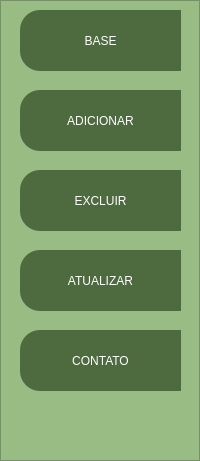
         <widget class="QFrame" name="frame_controlo">
          <property name="geometry">
           <rect>
            <x>0</x>
            <y>50</y>
            <width>200</width>
            <height>461</height>
           </rect>
          </property>
          <property name="minimumSize">
           <size>
            <width>200</width>
            <height>0</height>
           </size>
          </property>
          <property name="maximumSize">
           <size>
            <width>0</width>
            <height>16777215</height>
           </size>
          </property>
          <property name="styleSheet">
           <string notr="true">QFrame{
background-color: rgb(229, 226, 218);
background-color: rgb(153, 188, 133);
}
QPushButton{

	background-color: rgb(136, 153, 128);
	background-color: rgb(123, 159, 110);
	background-color: rgb(78, 106, 63);
border-top-left-radius: 20px;
border-bottom-left-radius: 20px;
color: rgb(255, 255, 255);
font: 77 10pt &quot;Arial Black&quot;;
}
QPushButton::hover{
background-color: white;
border-top-left-radius: 20px;
border-bottom-left-radius: 20px;
color: rgb(0, 0, 0);
font: 77 10pt &quot;Arial Black&quot;;
}</string>
          </property>
          <property name="frameShape">
           <enum>QFrame::StyledPanel</enum>
          </property>
          <property name="frameShadow">
           <enum>QFrame::Raised</enum>
          </property>
          <widget class="QPushButton" name="bt_base">
           <property name="geometry">
            <rect>
             <x>20</x>
             <y>10</y>
             <width>161</width>
             <height>61</height>
            </rect>
           </property>
           <property name="minimumSize">
            <size>
             <width>100</width>
             <height>40</height>
            </size>
           </property>
           <property name="styleSheet">
            <string notr="true">QPushButtonShover{
	background-color: rgb(212, 231, 197);
background-color: white;
border-top-left-radius: 20px;
border-bottom-left-radius: 20px;
color: rgb(0, 0, 0);
font: 77 10pt &quot;Arial Black&quot;;
}</string>
           </property>
           <property name="text">
            <string>BASE</string>
           </property>
           <property name="icon">
            <iconset>
             <normaloff>../../../Downloads/icons8-banco-de-dados-64.png</normaloff>../../../Downloads/icons8-banco-de-dados-64.png</iconset>
           </property>
           <property name="iconSize">
            <size>
             <width>30</width>
             <height>30</height>
            </size>
           </property>
          </widget>
          <widget class="QPushButton" name="bt_add">
           <property name="geometry">
            <rect>
             <x>20</x>
             <y>90</y>
             <width>161</width>
             <height>61</height>
            </rect>
           </property>
           <property name="minimumSize">
            <size>
             <width>100</width>
             <height>40</height>
            </size>
           </property>
           <property name="styleSheet">
            <string notr="true">QPushButtonShover{
	background-color: rgb(212, 231, 197);
background-color: white;
border-top-left-radius: 20px;
border-bottom-left-radius: 20px;
color: rgb(0, 0, 0);
font: 77 10pt &quot;Arial Black&quot;;
}</string>
           </property>
           <property name="text">
            <string>ADICIONAR</string>
           </property>
           <property name="icon">
            <iconset>
             <normaloff>../../../Downloads/icons8-add-48.png</normaloff>../../../Downloads/icons8-add-48.png</iconset>
           </property>
           <property name="iconSize">
            <size>
             <width>20</width>
             <height>20</height>
            </size>
           </property>
          </widget>
          <widget class="QPushButton" name="bt_ajuste">
           <property name="geometry">
            <rect>
             <x>20</x>
             <y>330</y>
             <width>161</width>
             <height>61</height>
            </rect>
           </property>
           <property name="minimumSize">
            <size>
             <width>100</width>
             <height>40</height>
            </size>
           </property>
           <property name="styleSheet">
            <string notr="true">QPushButtonShover{
	background-color: rgb(212, 231, 197);
background-color: white;
border-top-left-radius: 20px;
border-bottom-left-radius: 20px;
color: rgb(0, 0, 0);
font: 77 10pt &quot;Arial Black&quot;;
}</string>
           </property>
           <property name="text">
            <string>CONTATO</string>
           </property>
           <property name="icon">
            <iconset>
             <normaloff>../../../Downloads/icons8-add-48.png</normaloff>../../../Downloads/icons8-add-48.png</iconset>
           </property>
           <property name="iconSize">
            <size>
             <width>20</width>
             <height>20</height>
            </size>
           </property>
          </widget>
          <widget class="QPushButton" name="bt_excluir">
           <property name="geometry">
            <rect>
             <x>20</x>
             <y>170</y>
             <width>161</width>
             <height>61</height>
            </rect>
           </property>
           <property name="minimumSize">
            <size>
             <width>100</width>
             <height>40</height>
            </size>
           </property>
           <property name="styleSheet">
            <string notr="true">QPushButtonShover{
	background-color: rgb(212, 231, 197);
background-color: white;
border-top-left-radius: 20px;
border-bottom-left-radius: 20px;
color: rgb(0, 0, 0);
font: 77 10pt &quot;Arial Black&quot;;
}</string>
           </property>
           <property name="text">
            <string>EXCLUIR</string>
           </property>
           <property name="icon">
            <iconset>
             <normaloff>../../../Downloads/icons8-lixo-50.png</normaloff>../../../Downloads/icons8-lixo-50.png</iconset>
           </property>
           <property name="iconSize">
            <size>
             <width>20</width>
             <height>20</height>
            </size>
           </property>
          </widget>
          <widget class="QPushButton" name="bt_atualizar">
           <property name="geometry">
            <rect>
             <x>20</x>
             <y>250</y>
             <width>161</width>
             <height>61</height>
            </rect>
           </property>
           <property name="minimumSize">
            <size>
             <width>100</width>
             <height>40</height>
            </size>
           </property>
           <property name="styleSheet">
            <string notr="true">QPushButtonShover{
	background-color: rgb(212, 231, 197);
background-color: white;
border-top-left-radius: 20px;
border-bottom-left-radius: 20px;
color: rgb(0, 0, 0);
font: 77 10pt &quot;Arial Black&quot;;
}</string>
           </property>
           <property name="text">
            <string>ATUALIZAR</string>
           </property>
           <property name="icon">
            <iconset>
             <normaloff>../../../Downloads/icons8-crie-um-novo-64.png</normaloff>../../../Downloads/icons8-crie-um-novo-64.png</iconset>
           </property>
           <property name="iconSize">
            <size>
             <width>20</width>
             <height>20</height>
            </size>
           </property>
          </widget>
         </widget>
